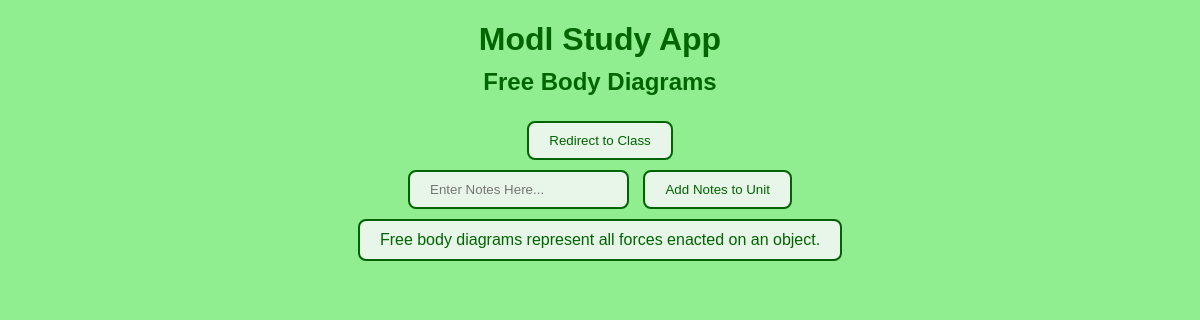
/unit/2, run on the app's committed database.
### tables this page shows
CREATE TABLE units(
            id INTEGER PRIMARY KEY AUTOINCREMENT,
            class_id INTEGER NOT NULL,
            unit_name TEXT NOT NULL,
            FOREIGN KEY (class_id) REFERENCES classes (id) ON DELETE CASCADE
        );

CREATE TABLE notes(
            id INTEGER PRIMARY KEY AUTOINCREMENT,
            unit_id INTEGER NOT NULL,
            notes_name TEXT NOT NULL,
            FOREIGN KEY (unit_id) REFERENCES units (id) ON DELETE CASCADE
        );

### modl.py (the view)
@app.route("/unit/<int:unit_id>")
def view_unit(unit_id):
    db_path = os.path.join(BASE_DIR, "database", "classes.db")
    conn = sqlite3.connect(db_path)
    cursor = conn.cursor()
    cursor.execute("SELECT class_id, unit_name FROM units WHERE id = ?", (unit_id,))
    unit = cursor.fetchone()
    if unit is None:
        conn.close()
        return redirect(url_for("home"))
    class_id, unit_name = unit
    cursor.execute("SELECT id, notes_name FROM notes WHERE unit_id = ? ORDER BY id", (unit_id,))
    notes = cursor.fetchall()
    conn.close()
    return render_template("unit.html", name=unit_name, item_id=class_id, unit_id=unit_id, unit_name=unit_name, items=notes)

### templates/unit.html (shortened to what this page needs)
<!DOCTYPE html>
<html lang="en">
<head>
    <link rel="stylesheet" href="{{ url_for('static', filename='style.css') }}">
</head>
<body>
    <h1>Modl Study App</h1>
    <h2>{{ unit_name }}</h2>
    <form action="{{ url_for('last_class', item_id=item_id) }}" method="POST">
        <button type="submit">Redirect to Class</button>
    </form>
   <form action="{{ url_for('get_notes', unit_id=unit_id) }}" method="POST">
        <input type="text" name="notes_name" placeholder="Enter Notes Here..."></input>
        <button type="submit">Add Notes to Unit</button>
    </form>
    <div style="display: flex; gap: 10px; flex-wrap: wrap;">
    {% for notes_id, notes in items %}
        <p>
            {{ notes }}
        </p>
    {% else %}
        <p>No Notes Added...</p>
    {% endfor %}
    </div>
</body>
</html>

### static/style.css (style rules this page uses)
body { background-color: lightgreen; color: darkgreen; display: flex; flex-direction: column; align-items: center; text-align: center; margin: 0; font-family: Arial, sans-serif; }
h1 { text-align: center; margin-bottom: 10px; }
h2 { text-align: center; margin-top: 0; margin-bottom: 20px; }
button { margin: 5px; background-color: #e8f5e9; color: darkgreen; border: 2px solid darkgreen; border-radius: 8px; padding: 10px 20px; box-sizing: border-box; cursor: pointer; }
input { margin: 5px; background-color: #e8f5e9; color: darkgreen; border: 2px solid darkgreen; border-radius: 8px; padding: 10px 20px; box-sizing: border-box; cursor: pointer; }
p { margin: 5px; background-color: #e8f5e9; color: darkgreen; border: 2px solid darkgreen; border-radius: 8px; padding: 10px 20px; box-sizing: border-box; }

### data on the page
units: unit_name "Free Body Diagrams"
notes: notes_name "Free body diagrams represent all forces enacted on an object."
